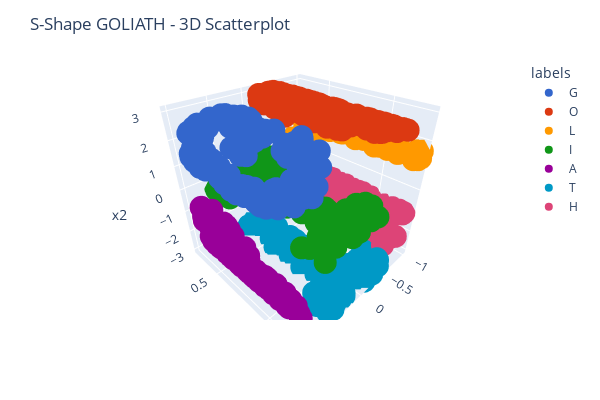

This figure's notebook cell:
### Code cell
# Plot the 3D data points
figS = px.scatter_3d(
    dfS,
    x='x0',
    y='x1',
    z='x2',
    color='labels',
    color_discrete_sequence=px.colors.qualitative.G10
)
# Adjusting the view angle
figS.update_layout(
    scene_camera=dict(eye=dict(x=1.1, y=1.1, z=1)),
    width=600,
    height=400,
    title='S-Shape GOLIATH - 3D Scatterplot'
)
figS.show()
